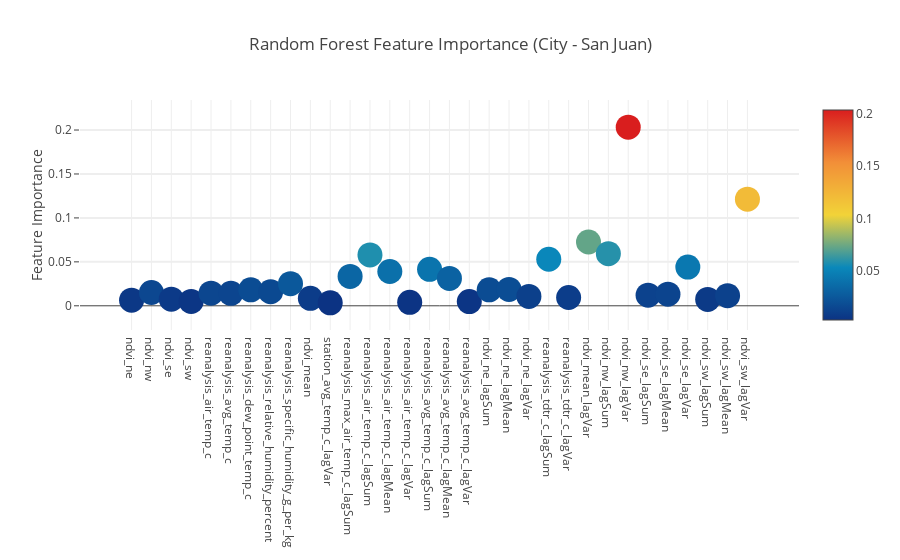
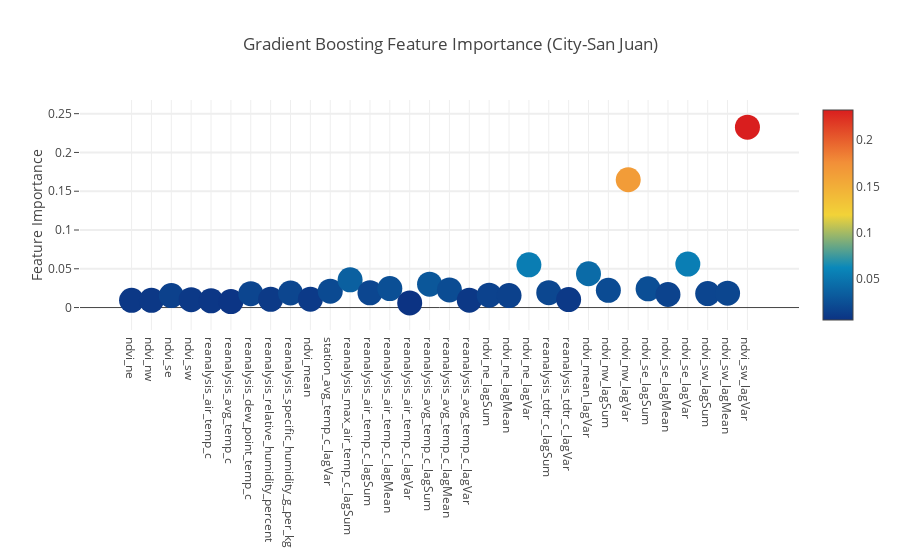
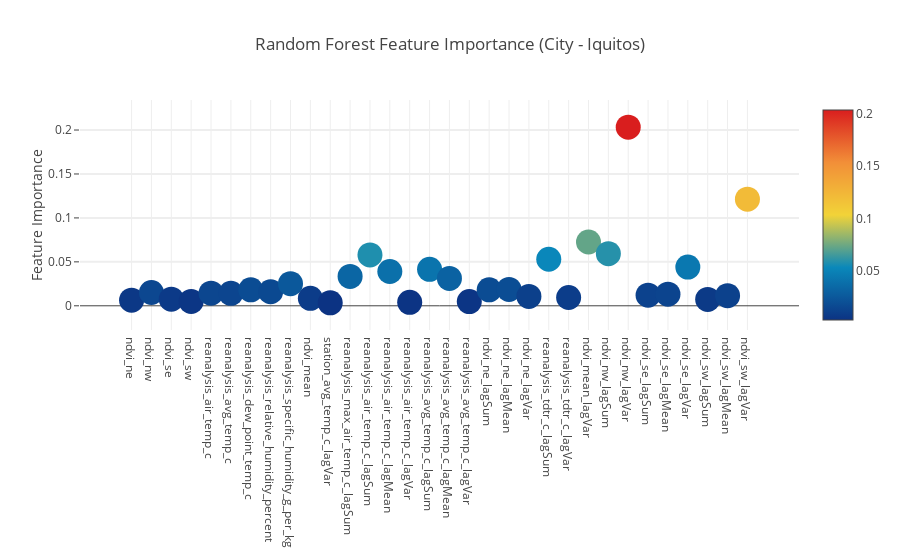
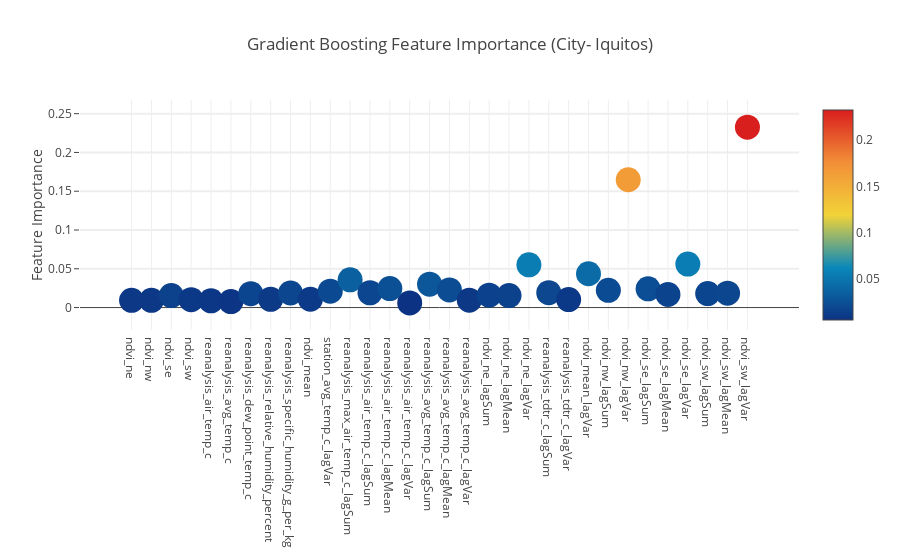

The notebook cell these images were saved under, in order:
### Code cell
# Scatter plot 
trace = go.Scatter( y = feature_dataframe_sj['Random Forest feature importances'].values,
                    x = feature_dataframe_sj['features'].values,
                    mode='markers',
                    marker=dict( sizemode = 'diameter',
                                 sizeref = 1,
                                 size = 25,
                                 color = feature_dataframe_sj['Random Forest feature importances'].values,
                                 colorscale='Portland',
                                 showscale=True ),
                    text = feature_dataframe_sj['features'].values )
data = [trace]

layout= go.Layout(  autosize= True,
                    title= 'Random Forest Feature Importance (City - San Juan)',
                    hovermode= 'closest',
                    yaxis=dict( title= 'Feature Importance',
                                ticklen= 5,
                                gridwidth= 2 ),
                    xaxis= dict( automargin= True),
                    showlegend= False )
fig = go.Figure( data=data, layout=layout )
py.iplot( fig, filename='scatter2010' )

# Scatter plot 
trace = go.Scatter( y = feature_dataframe_sj['Gradient Boost feature importances'].values,
                    x = feature_dataframe_sj['features'].values,
                    mode='markers',
                    marker=dict( sizemode = 'diameter',
                                 sizeref = 1,
                                 size = 25,
                                 color = feature_dataframe_sj['Gradient Boost feature importances'].values,
                                 colorscale='Portland',
                                 showscale=True ),
                    text = feature_dataframe_sj['features'].values )
data = [trace]

layout= go.Layout(  autosize= True,
                    title= 'Gradient Boosting Feature Importance (City-San Juan)',
                    hovermode= 'closest',
                    yaxis=dict( title= 'Feature Importance',
                                ticklen= 5,
                                gridwidth= 2,
                              automargin= True),
                    xaxis= dict( automargin= True),
                    showlegend= False )
fig = go.Figure( data=data, layout=layout)
py.iplot( fig, filename='scatter2010' )

# Scatter plot 
trace = go.Scatter( y = feature_dataframe_sj['Random Forest feature importances'].values,
                    x = feature_dataframe_sj['features'].values,
                    mode='markers',
                    marker=dict( sizemode = 'diameter',
                                 sizeref = 1,
                                 size = 25,
                                 color = feature_dataframe_sj['Random Forest feature importances'].values,
                                 colorscale='Portland',
                                 showscale=True ),
                    text = feature_dataframe_sj['features'].values )
data = [trace]

layout= go.Layout(  autosize= True,
                    title= 'Random Forest Feature Importance (City - Iquitos)',
                    hovermode= 'closest',
                    yaxis=dict( title= 'Feature Importance',
                                ticklen= 5,
                                gridwidth= 2 ),
                    xaxis= dict( automargin= True),
                    showlegend= False )
fig = go.Figure( data=data, layout=layout )
py.iplot( fig, filename='scatter2010' )

# Scatter plot 
trace = go.Scatter( y = feature_dataframe_sj['Gradient Boost feature importances'].values,
                    x = feature_dataframe_sj['features'].values,
                    mode='markers',
                    marker=dict( sizemode = 'diameter',
                                 sizeref = 1,
                                 size = 25,
                                 color = feature_dataframe_sj['Gradient Boost feature importances'].values,
                                 colorscale='Portland',
                                 showscale=True ),
                    text = feature_dataframe_sj['features'].values )
data = [trace]

layout= go.Layout(  autosize= True,
                    title= 'Gradient Boosting Feature Importance (City- Iquitos)',
                    hovermode= 'closest',
                    yaxis=dict( title= 'Feature Importance',
                                ticklen= 5,
                                gridwidth= 2,
                              automargin= True),
                    xaxis= dict( automargin= True),
                    showlegend= False )
fig = go.Figure( data=data, layout=layout)
py.iplot( fig, filename='scatter2010' )

### Figure 1 — Plotly figure (JSON) as saved in the notebook; plotly's stock layout.template omitted (floating-point values rounded to 4 significant figures)
{"data": [{"marker": {"color": [0.006444, 0.0151, 0.007583, 0.004974, 0.01437, 0.01416, 0.01815, 0.01597, 0.02517, 0.008532, 0.003318, 0.03346, 0.05791, 0.039, 0.003955, 0.04146, 0.03118, 0.004768, 0.0182, 0.01858, 0.0107, 0.05297, 0.009407, 0.07259, 0.05934, 0.2033, 0.01208, 0.0132, 0.04408, 0.007288, 0.01149, 0.1213], "colorscale": "Portland", "showscale": true, "size": 25, "sizemode": "diameter", "sizeref": 1}, "mode": "markers", "text": ["ndvi_ne", "ndvi_nw", "ndvi_se", "ndvi_sw", "reanalysis_air_temp_c", "reanalysis_avg_temp_c", "reanalysis_dew_point_temp_c", "reanalysis_relative_humidity_percent", "reanalysis_specific_humidity_g_per_kg", "ndvi_mean", "station_avg_temp_c_lagVar", "reanalysis_max_air_temp_c_lagSum", "reanalysis_air_temp_c_lagSum", "reanalysis_air_temp_c_lagMean", "reanalysis_air_temp_c_lagVar", "reanalysis_avg_temp_c_lagSum", "reanalysis_avg_temp_c_lagMean", "reanalysis_avg_temp_c_lagVar", "ndvi_ne_lagSum", "ndvi_ne_lagMean", "ndvi_ne_lagVar", "reanalysis_tdtr_c_lagSum", "reanalysis_tdtr_c_lagVar", "ndvi_mean_lagVar", "ndvi_nw_lagSum", "ndvi_nw_lagVar", "ndvi_se_lagSum", "ndvi_se_lagMean", "ndvi_se_lagVar", "ndvi_sw_lagSum", "ndvi_sw_lagMean", "ndvi_sw_lagVar"], "type": "scatter", "uid": "fc2d329b-afc4-4287-84fb-c1b3186b64df", "x": ["ndvi_ne", "ndvi_nw", "ndvi_se", "ndvi_sw", "reanalysis_air_temp_c", "reanalysis_avg_temp_c", "reanalysis_dew_point_temp_c", "reanalysis_relative_humidity_percent", "reanalysis_specific_humidity_g_per_kg", "ndvi_mean", "station_avg_temp_c_lagVar", "reanalysis_max_air_temp_c_lagSum", "reanalysis_air_temp_c_lagSum", "reanalysis_air_temp_c_lagMean", "reanalysis_air_temp_c_lagVar", "reanalysis_avg_temp_c_lagSum", "reanalysis_avg_temp_c_lagMean", "reanalysis_avg_temp_c_lagVar", "ndvi_ne_lagSum", "ndvi_ne_lagMean", "ndvi_ne_lagVar", "reanalysis_tdtr_c_lagSum", "reanalysis_tdtr_c_lagVar", "ndvi_mean_lagVar", "ndvi_nw_lagSum", "ndvi_nw_lagVar", "ndvi_se_lagSum", "ndvi_se_lagMean", "ndvi_se_lagVar", "ndvi_sw_lagSum", "ndvi_sw_lagMean", "ndvi_sw_lagVar"], "y": [0.006444, 0.0151, 0.007583, 0.004974, 0.01437, 0.01416, 0.01815, 0.01597, 0.02517, 0.008532, 0.003318, 0.03346, 0.05791, 0.039, 0.003955, 0.04146, 0.03118, 0.004768, 0.0182, 0.01858, 0.0107, 0.05297, 0.009407, 0.07259, 0.05934, 0.2033, 0.01208, 0.0132, 0.04408, 0.007288, 0.01149, 0.1213]}], "layout": {"autosize": true, "hovermode": "closest", "showlegend": false, "title": {"text": "Random Forest Feature Importance (City - San Juan)"}, "xaxis": {"automargin": true}, "yaxis": {"gridwidth": 2, "ticklen": 5, "title": {"text": "Feature Importance"}}}}

### Figure 2 — Plotly figure (JSON) as saved in the notebook; plotly's stock layout.template omitted (floating-point values rounded to 4 significant figures)
{"data": [{"marker": {"color": [0.00935, 0.009273, 0.0154, 0.01016, 0.008653, 0.007679, 0.01795, 0.01064, 0.01877, 0.01069, 0.02117, 0.0358, 0.01894, 0.02444, 0.006032, 0.03013, 0.0227, 0.00952, 0.01598, 0.01546, 0.05508, 0.01916, 0.01029, 0.04357, 0.02216, 0.1648, 0.02418, 0.01679, 0.05604, 0.01807, 0.01853, 0.2326], "colorscale": "Portland", "showscale": true, "size": 25, "sizemode": "diameter", "sizeref": 1}, "mode": "markers", "text": ["ndvi_ne", "ndvi_nw", "ndvi_se", "ndvi_sw", "reanalysis_air_temp_c", "reanalysis_avg_temp_c", "reanalysis_dew_point_temp_c", "reanalysis_relative_humidity_percent", "reanalysis_specific_humidity_g_per_kg", "ndvi_mean", "station_avg_temp_c_lagVar", "reanalysis_max_air_temp_c_lagSum", "reanalysis_air_temp_c_lagSum", "reanalysis_air_temp_c_lagMean", "reanalysis_air_temp_c_lagVar", "reanalysis_avg_temp_c_lagSum", "reanalysis_avg_temp_c_lagMean", "reanalysis_avg_temp_c_lagVar", "ndvi_ne_lagSum", "ndvi_ne_lagMean", "ndvi_ne_lagVar", "reanalysis_tdtr_c_lagSum", "reanalysis_tdtr_c_lagVar", "ndvi_mean_lagVar", "ndvi_nw_lagSum", "ndvi_nw_lagVar", "ndvi_se_lagSum", "ndvi_se_lagMean", "ndvi_se_lagVar", "ndvi_sw_lagSum", "ndvi_sw_lagMean", "ndvi_sw_lagVar"], "type": "scatter", "uid": "fde83e12-d08d-4764-bbe2-01f1caffa761", "x": ["ndvi_ne", "ndvi_nw", "ndvi_se", "ndvi_sw", "reanalysis_air_temp_c", "reanalysis_avg_temp_c", "reanalysis_dew_point_temp_c", "reanalysis_relative_humidity_percent", "reanalysis_specific_humidity_g_per_kg", "ndvi_mean", "station_avg_temp_c_lagVar", "reanalysis_max_air_temp_c_lagSum", "reanalysis_air_temp_c_lagSum", "reanalysis_air_temp_c_lagMean", "reanalysis_air_temp_c_lagVar", "reanalysis_avg_temp_c_lagSum", "reanalysis_avg_temp_c_lagMean", "reanalysis_avg_temp_c_lagVar", "ndvi_ne_lagSum", "ndvi_ne_lagMean", "ndvi_ne_lagVar", "reanalysis_tdtr_c_lagSum", "reanalysis_tdtr_c_lagVar", "ndvi_mean_lagVar", "ndvi_nw_lagSum", "ndvi_nw_lagVar", "ndvi_se_lagSum", "ndvi_se_lagMean", "ndvi_se_lagVar", "ndvi_sw_lagSum", "ndvi_sw_lagMean", "ndvi_sw_lagVar"], "y": [0.00935, 0.009273, 0.0154, 0.01016, 0.008653, 0.007679, 0.01795, 0.01064, 0.01877, 0.01069, 0.02117, 0.0358, 0.01894, 0.02444, 0.006032, 0.03013, 0.0227, 0.00952, 0.01598, 0.01546, 0.05508, 0.01916, 0.01029, 0.04357, 0.02216, 0.1648, 0.02418, 0.01679, 0.05604, 0.01807, 0.01853, 0.2326]}], "layout": {"autosize": true, "hovermode": "closest", "showlegend": false, "title": {"text": "Gradient Boosting Feature Importance (City-San Juan)"}, "xaxis": {"automargin": true}, "yaxis": {"automargin": true, "gridwidth": 2, "ticklen": 5, "title": {"text": "Feature Importance"}}}}

### Figure 3 — Plotly figure (JSON) as saved in the notebook; plotly's stock layout.template omitted (floating-point values rounded to 4 significant figures)
{"data": [{"marker": {"color": [0.006444, 0.0151, 0.007583, 0.004974, 0.01437, 0.01416, 0.01815, 0.01597, 0.02517, 0.008532, 0.003318, 0.03346, 0.05791, 0.039, 0.003955, 0.04146, 0.03118, 0.004768, 0.0182, 0.01858, 0.0107, 0.05297, 0.009407, 0.07259, 0.05934, 0.2033, 0.01208, 0.0132, 0.04408, 0.007288, 0.01149, 0.1213], "colorscale": "Portland", "showscale": true, "size": 25, "sizemode": "diameter", "sizeref": 1}, "mode": "markers", "text": ["ndvi_ne", "ndvi_nw", "ndvi_se", "ndvi_sw", "reanalysis_air_temp_c", "reanalysis_avg_temp_c", "reanalysis_dew_point_temp_c", "reanalysis_relative_humidity_percent", "reanalysis_specific_humidity_g_per_kg", "ndvi_mean", "station_avg_temp_c_lagVar", "reanalysis_max_air_temp_c_lagSum", "reanalysis_air_temp_c_lagSum", "reanalysis_air_temp_c_lagMean", "reanalysis_air_temp_c_lagVar", "reanalysis_avg_temp_c_lagSum", "reanalysis_avg_temp_c_lagMean", "reanalysis_avg_temp_c_lagVar", "ndvi_ne_lagSum", "ndvi_ne_lagMean", "ndvi_ne_lagVar", "reanalysis_tdtr_c_lagSum", "reanalysis_tdtr_c_lagVar", "ndvi_mean_lagVar", "ndvi_nw_lagSum", "ndvi_nw_lagVar", "ndvi_se_lagSum", "ndvi_se_lagMean", "ndvi_se_lagVar", "ndvi_sw_lagSum", "ndvi_sw_lagMean", "ndvi_sw_lagVar"], "type": "scatter", "uid": "2da49119-f04b-40ef-8bdd-05aeb96f8a2f", "x": ["ndvi_ne", "ndvi_nw", "ndvi_se", "ndvi_sw", "reanalysis_air_temp_c", "reanalysis_avg_temp_c", "reanalysis_dew_point_temp_c", "reanalysis_relative_humidity_percent", "reanalysis_specific_humidity_g_per_kg", "ndvi_mean", "station_avg_temp_c_lagVar", "reanalysis_max_air_temp_c_lagSum", "reanalysis_air_temp_c_lagSum", "reanalysis_air_temp_c_lagMean", "reanalysis_air_temp_c_lagVar", "reanalysis_avg_temp_c_lagSum", "reanalysis_avg_temp_c_lagMean", "reanalysis_avg_temp_c_lagVar", "ndvi_ne_lagSum", "ndvi_ne_lagMean", "ndvi_ne_lagVar", "reanalysis_tdtr_c_lagSum", "reanalysis_tdtr_c_lagVar", "ndvi_mean_lagVar", "ndvi_nw_lagSum", "ndvi_nw_lagVar", "ndvi_se_lagSum", "ndvi_se_lagMean", "ndvi_se_lagVar", "ndvi_sw_lagSum", "ndvi_sw_lagMean", "ndvi_sw_lagVar"], "y": [0.006444, 0.0151, 0.007583, 0.004974, 0.01437, 0.01416, 0.01815, 0.01597, 0.02517, 0.008532, 0.003318, 0.03346, 0.05791, 0.039, 0.003955, 0.04146, 0.03118, 0.004768, 0.0182, 0.01858, 0.0107, 0.05297, 0.009407, 0.07259, 0.05934, 0.2033, 0.01208, 0.0132, 0.04408, 0.007288, 0.01149, 0.1213]}], "layout": {"autosize": true, "hovermode": "closest", "showlegend": false, "title": {"text": "Random Forest Feature Importance (City - Iquitos)"}, "xaxis": {"automargin": true}, "yaxis": {"gridwidth": 2, "ticklen": 5, "title": {"text": "Feature Importance"}}}}

### Figure 4 — Plotly figure (JSON) as saved in the notebook; plotly's stock layout.template omitted (floating-point values rounded to 4 significant figures)
{"data": [{"marker": {"color": [0.00935, 0.009273, 0.0154, 0.01016, 0.008653, 0.007679, 0.01795, 0.01064, 0.01877, 0.01069, 0.02117, 0.0358, 0.01894, 0.02444, 0.006032, 0.03013, 0.0227, 0.00952, 0.01598, 0.01546, 0.05508, 0.01916, 0.01029, 0.04357, 0.02216, 0.1648, 0.02418, 0.01679, 0.05604, 0.01807, 0.01853, 0.2326], "colorscale": "Portland", "showscale": true, "size": 25, "sizemode": "diameter", "sizeref": 1}, "mode": "markers", "text": ["ndvi_ne", "ndvi_nw", "ndvi_se", "ndvi_sw", "reanalysis_air_temp_c", "reanalysis_avg_temp_c", "reanalysis_dew_point_temp_c", "reanalysis_relative_humidity_percent", "reanalysis_specific_humidity_g_per_kg", "ndvi_mean", "station_avg_temp_c_lagVar", "reanalysis_max_air_temp_c_lagSum", "reanalysis_air_temp_c_lagSum", "reanalysis_air_temp_c_lagMean", "reanalysis_air_temp_c_lagVar", "reanalysis_avg_temp_c_lagSum", "reanalysis_avg_temp_c_lagMean", "reanalysis_avg_temp_c_lagVar", "ndvi_ne_lagSum", "ndvi_ne_lagMean", "ndvi_ne_lagVar", "reanalysis_tdtr_c_lagSum", "reanalysis_tdtr_c_lagVar", "ndvi_mean_lagVar", "ndvi_nw_lagSum", "ndvi_nw_lagVar", "ndvi_se_lagSum", "ndvi_se_lagMean", "ndvi_se_lagVar", "ndvi_sw_lagSum", "ndvi_sw_lagMean", "ndvi_sw_lagVar"], "type": "scatter", "uid": "80e18bcb-ef80-4b4c-9294-db828ca8b5cc", "x": ["ndvi_ne", "ndvi_nw", "ndvi_se", "ndvi_sw", "reanalysis_air_temp_c", "reanalysis_avg_temp_c", "reanalysis_dew_point_temp_c", "reanalysis_relative_humidity_percent", "reanalysis_specific_humidity_g_per_kg", "ndvi_mean", "station_avg_temp_c_lagVar", "reanalysis_max_air_temp_c_lagSum", "reanalysis_air_temp_c_lagSum", "reanalysis_air_temp_c_lagMean", "reanalysis_air_temp_c_lagVar", "reanalysis_avg_temp_c_lagSum", "reanalysis_avg_temp_c_lagMean", "reanalysis_avg_temp_c_lagVar", "ndvi_ne_lagSum", "ndvi_ne_lagMean", "ndvi_ne_lagVar", "reanalysis_tdtr_c_lagSum", "reanalysis_tdtr_c_lagVar", "ndvi_mean_lagVar", "ndvi_nw_lagSum", "ndvi_nw_lagVar", "ndvi_se_lagSum", "ndvi_se_lagMean", "ndvi_se_lagVar", "ndvi_sw_lagSum", "ndvi_sw_lagMean", "ndvi_sw_lagVar"], "y": [0.00935, 0.009273, 0.0154, 0.01016, 0.008653, 0.007679, 0.01795, 0.01064, 0.01877, 0.01069, 0.02117, 0.0358, 0.01894, 0.02444, 0.006032, 0.03013, 0.0227, 0.00952, 0.01598, 0.01546, 0.05508, 0.01916, 0.01029, 0.04357, 0.02216, 0.1648, 0.02418, 0.01679, 0.05604, 0.01807, 0.01853, 0.2326]}], "layout": {"autosize": true, "hovermode": "closest", "showlegend": false, "title": {"text": "Gradient Boosting Feature Importance (City- Iquitos)"}, "xaxis": {"automargin": true}, "yaxis": {"automargin": true, "gridwidth": 2, "ticklen": 5, "title": {"text": "Feature Importance"}}}}
